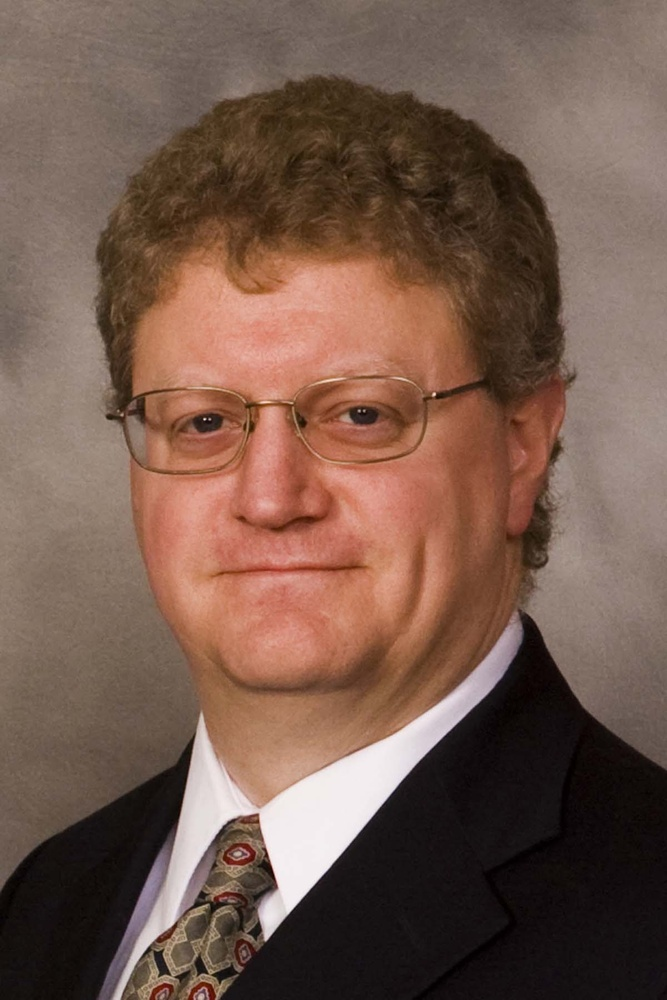
#> input picture testing/test.jpg, 667 x 1000 px, shrunk from 1200 x 1800 before the run
$ jupyter execute 'Intro to OpenCV.ipynb'   (shell and % lines are left out)
#> lines starting #> are read from the running program, lines starting #| are printed output that depends on the picture
# Introduction to OpenCV

[cell 1]
# These are the libraries used in this notebook
import numpy as np
import matplotlib.pyplot as plt
import cv2

## Displaying an Image

[cell 2]
img = cv2.imread('test.jpg')
#> img is the input picture: shape (1000, 667, 3); mean B, G, R 77.1, 89.9, 117.1
img = cv2.cvtColor(img,cv2.COLOR_BGR2RGB)

plt.imshow(img)
plt.title('Handsome Guy'), plt.xticks([]), plt.yticks([])
plt.show()

[cell 3]
img = cv2.imread('test.jpg')
print ('RGB pixel values')
print (img)
#> (printed output is left out)

[cell 4]
img = cv2.imread('test.jpg', 0)
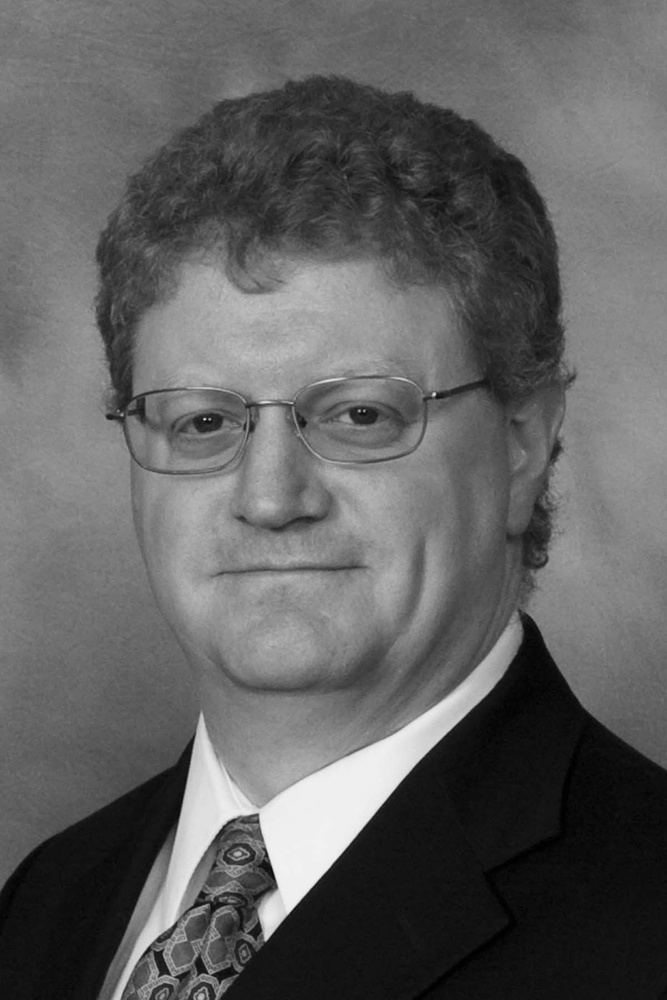
#> img: shape (1000, 667); min 0, max 246, mean 96.6
print ('Grayscale image.  Each pixel is 0 to 255')
print (img)
#> (printed output is left out)

plt.imshow(img, cmap='gray')
plt.title('Really Handsome Guy'), plt.xticks([]), plt.yticks([])
plt.show()

## Edge Detection Example

[cell 5]
img = cv2.imread('building.jpg',0)
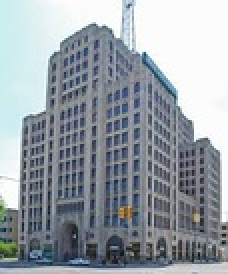
#> input picture testing/building.jpg, 114 x 137 px, shrunk from 205 x 246 before the run (shown 2 times larger)
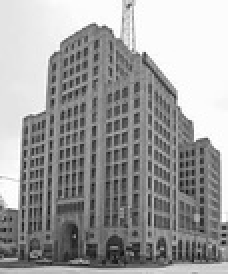
#> img: shape (137, 114) (shown 2 times larger); min 15, max 255, mean 157.8
edges = cv2.Canny(img,100,200)
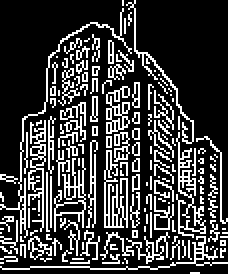
#> edges: shape (137, 114) (shown 2 times larger); 23.6% white in thin lines or dots

plt.subplot(121), plt.imshow(img, cmap = 'gray')
plt.title('Original Image'), plt.xticks([]), plt.yticks([])

plt.subplot(122),plt.imshow(edges,cmap = 'gray')
plt.title('Edge Image'), plt.xticks([]), plt.yticks([])

plt.show()
